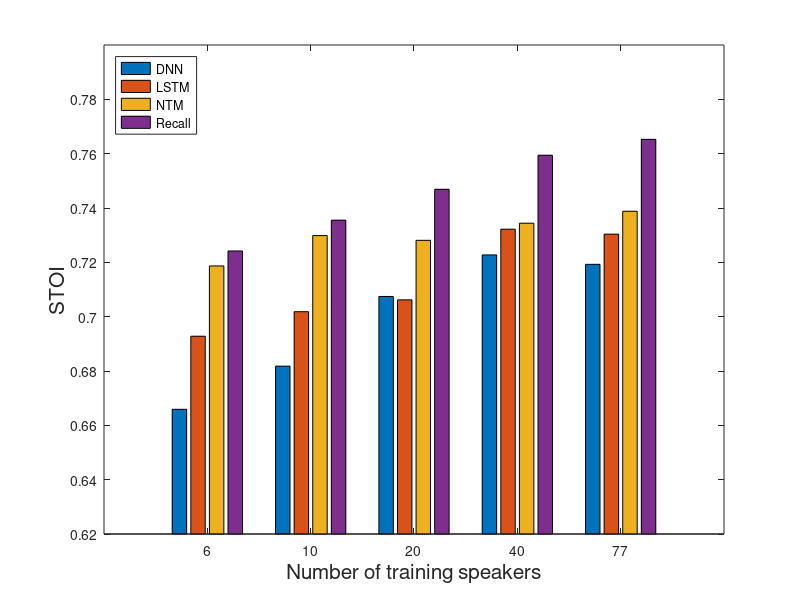
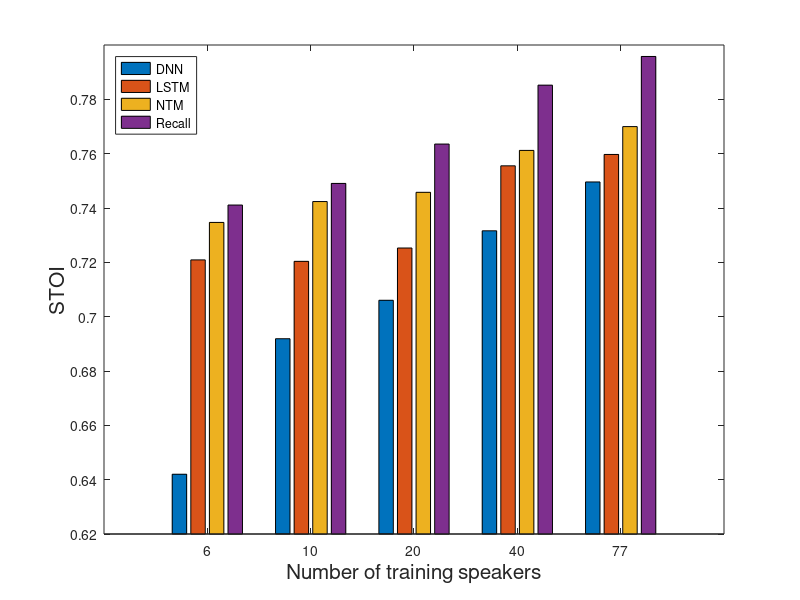
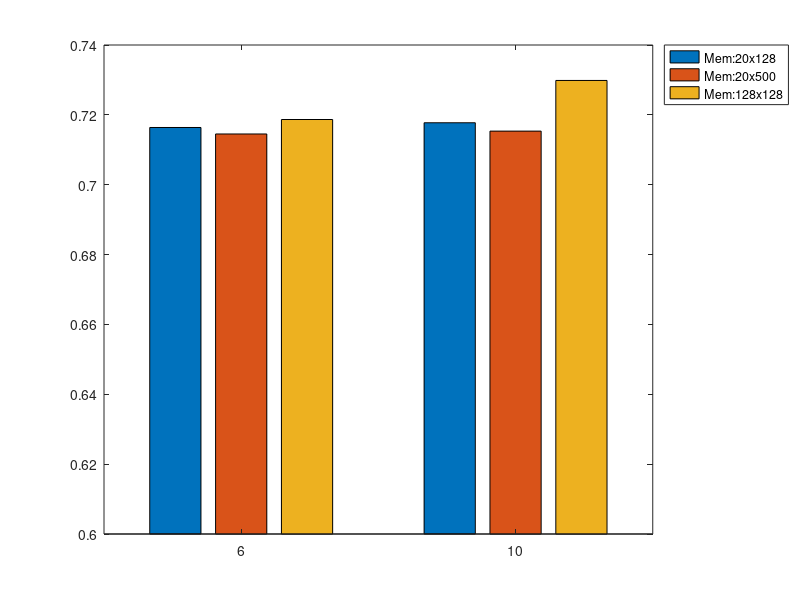
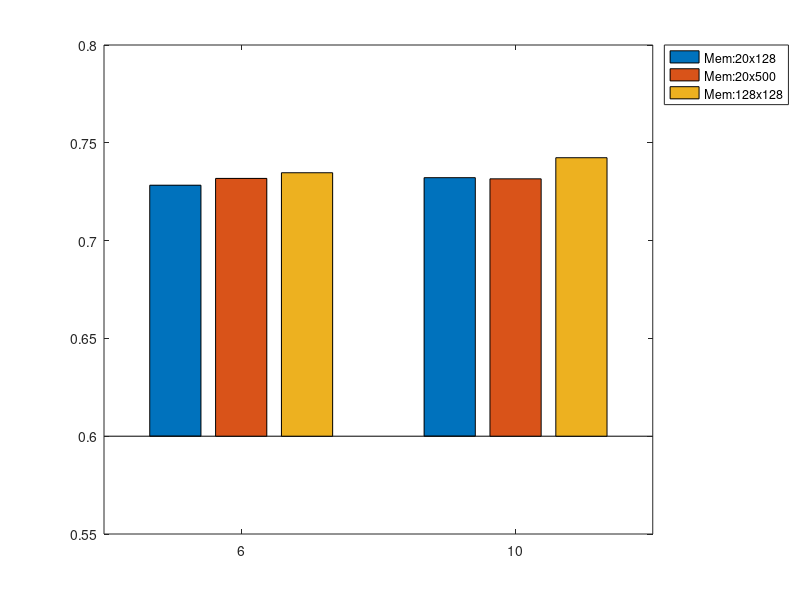

Write MATLAB code to recreate these figures, in order.
clear;
clc;

%% Learning Curve
% % dnn
% % e1 = xlsread('result.xlsx', 'H2:H39');
% % e2 = xlsread('result.xlsx', 'I2:I50');
% % e3 = xlsread('result.xlsx', 'J2:J51');
% % e4 = xlsread('result.xlsx', 'K2:K41');
% % e5 = xlsread('result.xlsx', 'L2:L40');
% 
% % % lstm
% % e1 = xlsread('result.xlsx', 'N2:N42');
% % e2 = xlsread('result.xlsx', 'O2:O38');
% % e3 = xlsread('result.xlsx', 'P2:P51');
% % e4 = xlsread('result.xlsx', 'Q2:Q50');
% % e5 = xlsread('result.xlsx', 'R2:R49');
% 
% % ntm_128_20
% e1 = xlsread('result.xlsx', 'B2:B43');
% e2 = xlsread('result.xlsx', 'C2:C49');
% e3 = xlsread('result.xlsx', 'D2:D41');
% e4 = xlsread('result.xlsx', 'E2:E38');
% e5 = xlsread('result.xlsx', 'F2:F35');
% 
% figure;
% hold on;
% plot(e1,'--bs',...
%     'MarkerSize',5,...
%     'MarkerEdgeColor','b', ...
%     'MarkerFaceColor',[0.5,0.5,0.5]);
% plot(e2,'--gd',...
%     'MarkerSize',5,...
%     'MarkerEdgeColor','g', ...
%     'MarkerFaceColor',[0.5,0.5,0.5]);
% plot(e3,'--rx',...
%     'MarkerSize',5,...
%     'MarkerEdgeColor','r', ...
%     'MarkerFaceColor',[0.5,0.5,0.5]);
% plot(e4,'--kp',...
%     'MarkerSize',5,...
%     'MarkerEdgeColor','k', ...
%     'MarkerFaceColor',[0.5,0.5,0.5]);
% plot(e4,'--mh',...
%     'MarkerSize',5,...
%     'MarkerEdgeColor','m', ...
%     'MarkerFaceColor',[0.5,0.5,0.5]);
% hold off;
% xlabel('number of epoch');
% ylabel('mean square error');
% legend('train_{6}', 'train_{10}', 'train_{20}', 'train_{40}', 'train_{77}');

%% STOI

a1 = [0.6659, 0.6928, 0.718670492, 0.724186183];
b1 = [0.681790031, 0.701834276, 0.729851668144201, 0.735522607509748];
c1 = [0.707434204, 0.706197181, 0.728101492, 0.746889891515214];
d1 = [0.722727457, 0.732205019, 0.734402113, 0.759429000085512];
e1 = [0.719264808, 0.730373424241885, 0.738808331030928, 0.765274477];

a2 = [0.642, 0.7209, 0.734692664, 0.741090712222471];
b2 = [0.691883431, 0.720364132, 0.742375025, 0.749048455658782];
c2 = [0.706036087, 0.725272816, 0.745774548, 0.763538176477872];
d2 = [0.731611013, 0.755528811, 0.761201949, 0.785224265346402];
e2 = [0.749586987, 0.759711974298108, 0.769965133866458, 0.795777985];

stoi1 = [a1; b1; c1; d1; e1];
stoi2 = [a2; b2; c2; d2; e2];
stoi3 = [a1; b1; c1; d1; e1; a2; b2; c2; d2; e2];

figure;
bar(stoi1,'BaseValue', 0.62, 'ShowBaseLine', 'on');
set(gca,'xticklabel', {'6'; '10'; '20'; '40'; '77'}, 'ytickmode', 'manual', 'ytick', (0.62:0.02:0.78), 'yLim', [0.62 0.80]);
legend('DNN', 'LSTM', 'NTM', 'Recall', 'Location', 'northwest');
xlabel('Number of training speakers', 'FontSize', 15);
ylabel('STOI', 'FontSize', 15);
figure;
bar(stoi2,'BaseValue', 0.62, 'ShowBaseLine', 'on');
set(gca,'xticklabel', {'6'; '10'; '20'; '40'; '77'}, 'ytickmode', 'manual', 'ytick', (0.62:0.02:0.78), 'yLim', [0.62 0.80]);
legend('DNN', 'LSTM', 'NTM', 'Recall', 'Location', 'northwest');
xlabel('Number of training speakers', 'FontSize', 15);
ylabel('STOI', 'FontSize', 15);
% figure;
% bar(stoi3,'BaseValue', 0.62, 'ShowBaseLine', 'off');
% set(gca,'xticklabel', {'6'; '10'; '20'; '40'; '77'; '6'; '10'; '20'; '40'; '77'});
% legend('DNN', 'LSTM', 'MANN', 'Location', 'northwest');


%% Memory Size

a1 = [0.716385398, 0.714526677, 0.718670492];
b1 = [0.717741933509372, 0.715345690744655, 0.729851668144201];
c1 = [0.709656088035118, 0.6, 0.728101492];
d1 = [0.721670785605747, 0.6, 0.734402113];
e1 = [0.720765809170097, 0.6, 0.6];

a2 = [0.728320301789945, 0.731796552048787, 0.734692664];
b2 = [0.732175356936519, 0.731581850002806, 0.742375025];
c2 = [0.729608842836957, 0.6, 0.745774548];
d2 = [0.740081492033286, 0.6, 0.761201949];
e2 = [0.739920876275124, 0.6, 0.6];

%stoi1 = [a1; b1; c1; d1; e1];
%stoi2 = [a2; b2; c2; d2; e2];
stoi1 = [a1; b1];
stoi2 = [a2; b2];

figure;
bar(stoi1,'BaseValue', 0.6);
set(gca,'xticklabel', {'6'; '10'; '20'; '40'; '77'});
legend('Mem:20x128', 'Mem:20x500', 'Mem:128x128', 'Location', 'northeastoutside');
figure;
bar(stoi2,'BaseValue', 0.6);
set(gca,'xticklabel', {'6'; '10'; '20'; '40'; '77'});
legend('Mem:20x128', 'Mem:20x500', 'Mem:128x128', 'Location', 'northeastoutside');

%% Comparison of NTM

% test 1
a1 = [0.718670492107376, 0.71956900213821, 0.72121200089775];
b1 = [0.734402113248691, 0.7352, 0.6];
% test 2
a2 = [0.73469266440034, 0.737805464399891, 0.735597124057364];
b2 = [0.76120194894002, 0.759404486468508, 0.6];

stoi1 = [a1; b1];
stoi2 = [a2; b2];

figure;
bar(stoi1,'BaseValue', 0.6);
set(gca,'xticklabel', {'6'; '40'});
legend('Standord NTM', 'Multiple Attentions', 'Location Based', 'Location', 'northeastoutside');
figure;
bar(stoi2,'BaseValue', 0.6);
set(gca,'xticklabel', {'6'; '40'});
legend('Standord NTM', 'Multiple Attentions', 'Location Based', 'Location', 'northeastoutside');

%% Comparison of CNN-NTM

% test 1
a1 = [0.722819563344922, 0.718670492107376];
b1 = [0.714450580583308, 0.729851668144201];
% test 2
a2 = [0.729943096824761, 0.73469266440034];
b2 = [0.730155054067009, 0.742375025278216];

stoi1 = [a1; b1];
stoi2 = [a2; b2];

figure;
bar(stoi1,'BaseValue', 0.6);
set(gca,'xticklabel', {'6'; '10'});
legend('CNN-NTM', 'Standord NTM', 'Location', 'northeastoutside');
figure;
bar(stoi2,'BaseValue', 0.6);
set(gca,'xticklabel', {'6'; '10'});
legend('CNN-NTM', 'Standord NTM', 'Location', 'northeastoutside');


